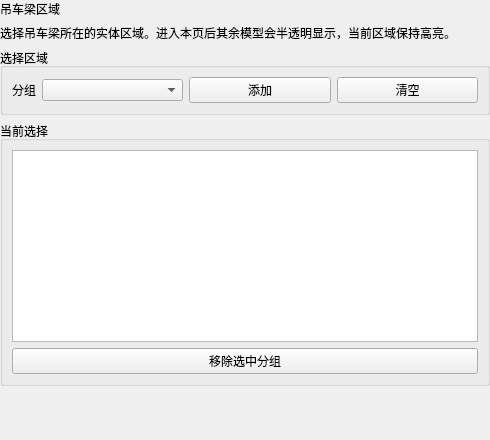
<?xml version="1.0" encoding="UTF-8"?>
<ui version="4.0">
 <class>CaveCraneBeamAreaPage</class>
 <widget class="QWidget" name="CaveCraneBeamAreaPage">
  <property name="geometry">
   <rect><x>0</x><y>0</y><width>490</width><height>440</height></rect>
  </property>
  <layout class="QVBoxLayout" name="verticalLayoutRoot">
   <property name="leftMargin"><number>0</number></property>
   <property name="topMargin"><number>0</number></property>
   <property name="rightMargin"><number>0</number></property>
   <property name="bottomMargin"><number>0</number></property>
   <property name="spacing"><number>6</number></property>
   <item>
    <widget class="QLabel" name="pageHeaderLabel">
     <property name="text"><string>吊车梁区域</string></property>
     <property name="visible"><bool>false</bool></property>
    </widget>
   </item>
   <item>
    <widget class="QLabel" name="hintLabel">
     <property name="text"><string>选择吊车梁所在的实体区域。进入本页后其余模型会半透明显示，当前区域保持高亮。</string></property>
     <property name="wordWrap"><bool>true</bool></property>
    </widget>
   </item>
   <item>
    <widget class="QGroupBox" name="pickGroupBox">
     <property name="title"><string>选择区域</string></property>
     <layout class="QGridLayout" name="gridLayout">
      <item row="0" column="0"><widget class="QLabel" name="groupLabel">
 <property name="sizePolicy">
  <sizepolicy hsizetype="Fixed" vsizetype="Preferred">
   <horstretch>0</horstretch>
   <verstretch>0</verstretch>
  </sizepolicy>
 </property><property name="text"><string>分组</string></property> <property name="wordWrap">
  <bool>false</bool>
 </property>
</widget></item>
      <item row="0" column="1"><widget class="CustomComboBox" name="groupCombo"/></item>
      <item row="0" column="2"><widget class="QPushButton" name="addGroupButton"><property name="text"><string>添加</string></property></widget></item>
      <item row="0" column="3"><widget class="QPushButton" name="clearButton"><property name="text"><string>清空</string></property></widget></item>
     </layout>
    </widget>
   </item>
   <item>
    <widget class="QGroupBox" name="currentGroupBox">
     <property name="title"><string>当前选择</string></property>
     <layout class="QVBoxLayout" name="currentLayout">
      <item><widget class="QListWidget" name="groupList"><property name="maximumHeight"><number>140</number></property><property name="selectionMode"><enum>QAbstractItemView::ExtendedSelection</enum></property></widget></item>
      <item><widget class="QPushButton" name="removeGroupButton"><property name="text"><string>移除选中分组</string></property></widget></item>
     </layout>
    </widget>
   </item>
   <item><spacer name="verticalSpacer"><property name="orientation"><enum>Qt::Vertical</enum></property><property name="sizeHint" stdset="0"><size><width>20</width><height>40</height></size></property></spacer></item>
  </layout>
 </widget>
 <customwidgets>
  <customwidget><class>CustomComboBox</class><extends>QComboBox</extends><header>CustomComboBox.h</header></customwidget>
 </customwidgets>
 <resources/>
 <connections/>
</ui>
